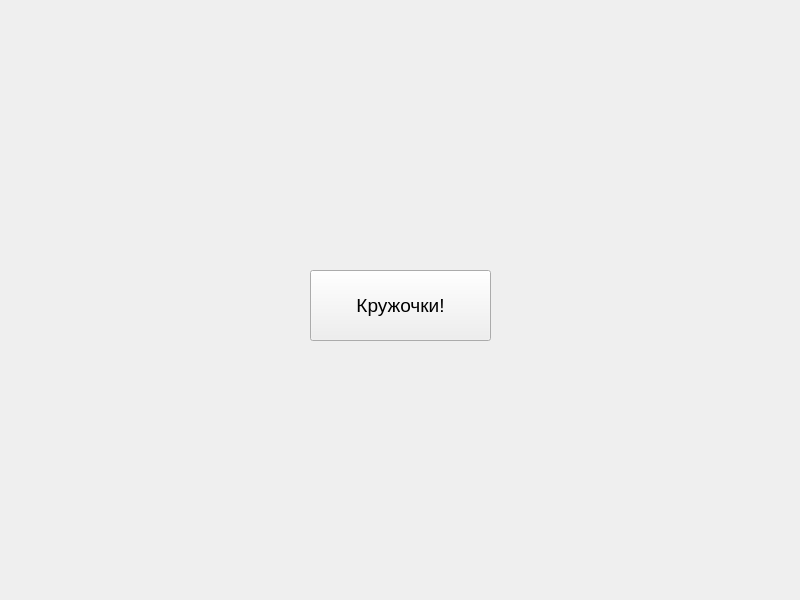
<?xml version="1.0" encoding="UTF-8"?>
<ui version="4.0">
 <class>MainWindow</class>
 <widget class="QMainWindow" name="MainWindow">
  <property name="geometry">
   <rect>
    <x>0</x>
    <y>0</y>
    <width>800</width>
    <height>600</height>
   </rect>
  </property>
  <property name="windowTitle">
   <string>MainWindow</string>
  </property>
  <widget class="QWidget" name="centralwidget">
   <widget class="QPushButton" name="pushButton">
    <property name="geometry">
     <rect>
      <x>310</x>
      <y>270</y>
      <width>181</width>
      <height>71</height>
     </rect>
    </property>
    <property name="font">
     <font>
      <pointsize>14</pointsize>
     </font>
    </property>
    <property name="text">
     <string>Кружочки!</string>
    </property>
   </widget>
  </widget>
 </widget>
 <resources/>
 <connections/>
</ui>
